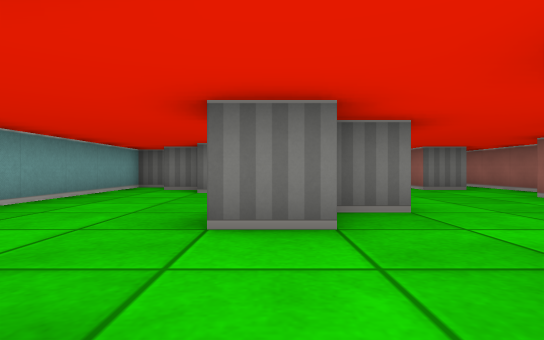
view 1 (above)

17 first-person views from a walk through a cub3D ray-caster map. The camera is about half as high as the walls, looks level and sees 80° across. The floor is counted in squares. Each view is taken from the middle of a square. On the plan, view 1 faces up. The plan holds only what a view shows up to about 9 squares ahead; the rest is blank.

view 2
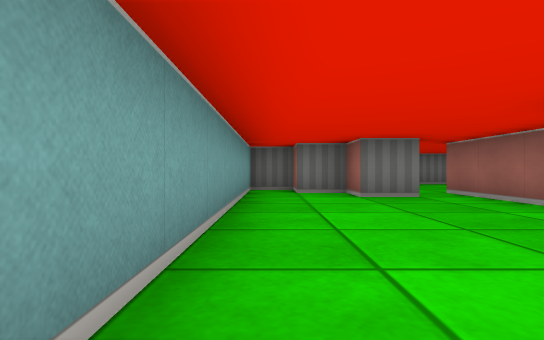

view 3
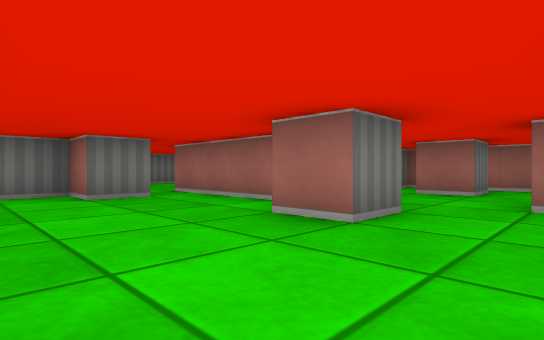

view 4
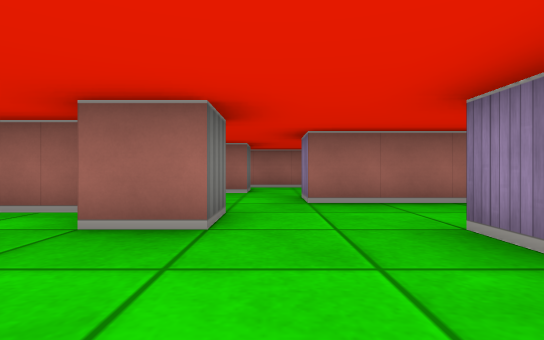

view 5
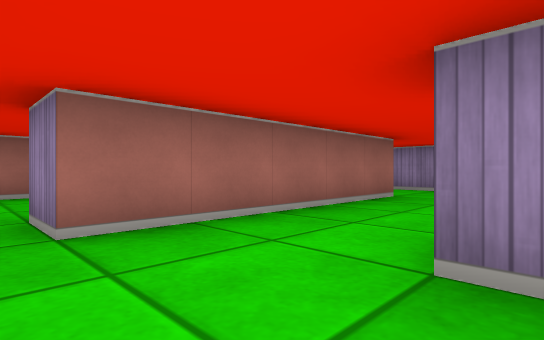

view 6
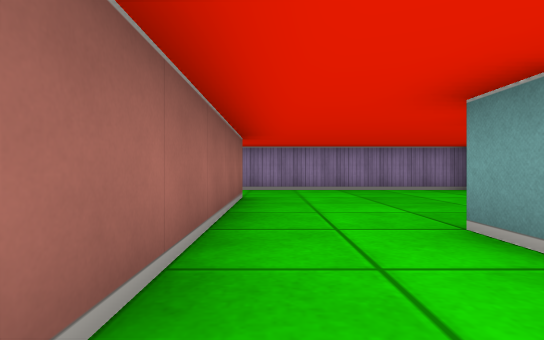

view 7
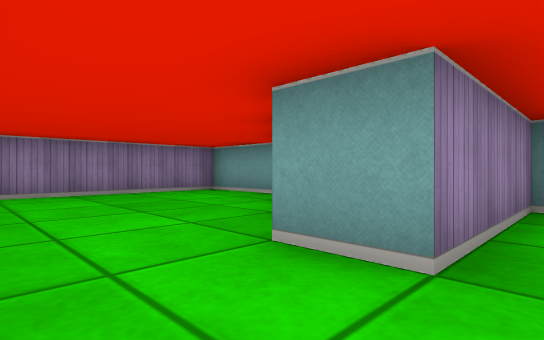

view 8
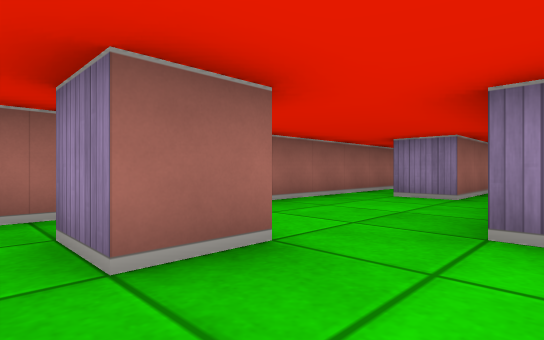

view 9
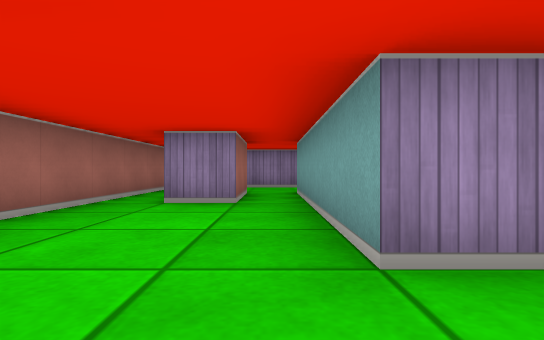

view 10
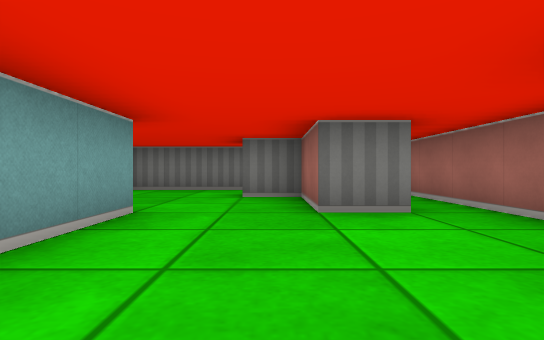

view 11
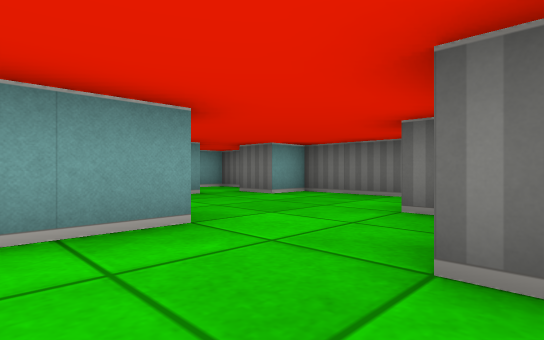

view 12
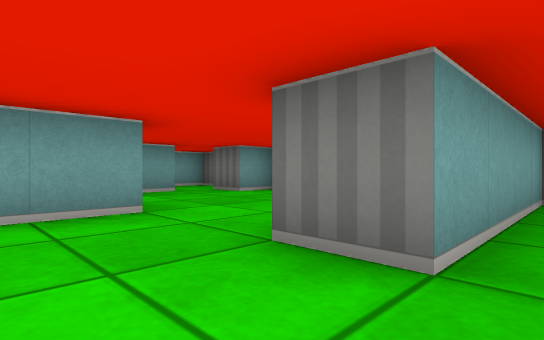

view 13
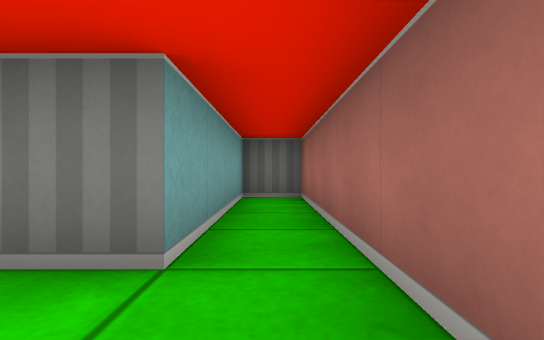

view 14
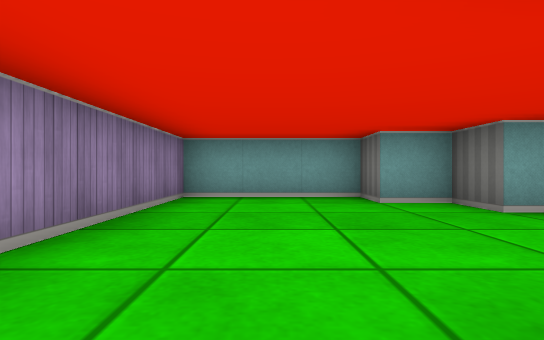

view 15
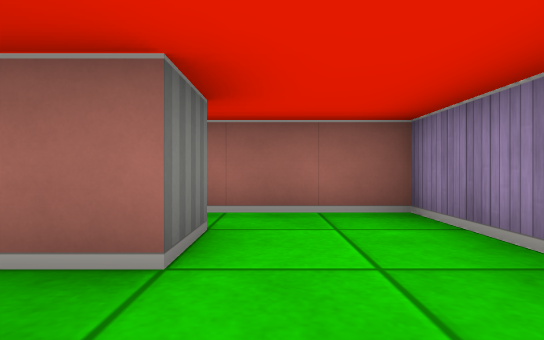

view 16
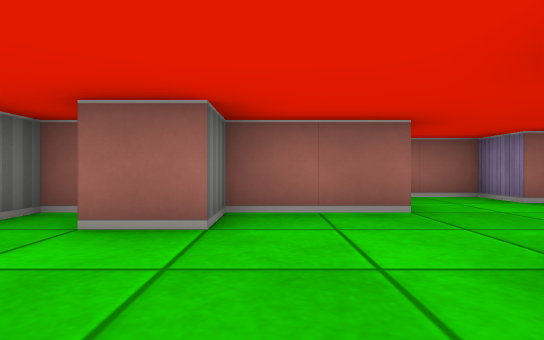

view 17
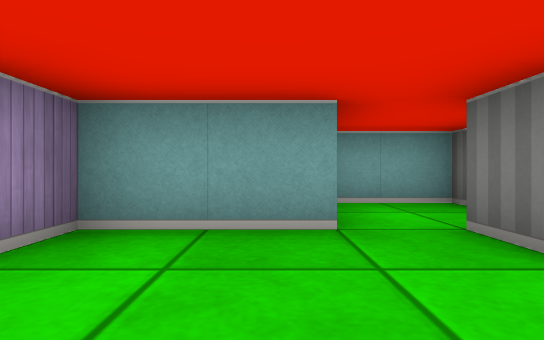

### Floor plan
Ten units are one square. View 1 is at (0, 0); x grows to the right and y downward. Boxes are objects, and circles mark ways between rooms. Rooms are numbered by the first view taken in them; rooms with no view inside come last. Other rooms are left out.
<svg viewBox="-40 -120 100 180">
<path fill="none" stroke="#000" d="M15 35 15 -5M-15 10 -15 15 -25 15 -25 25 -35 25 -35 55 25 55M-5 -5 -5 5M5 -40 5 -75M5 -25 -5 -25 -5 -35M15 -35 6 -35M-4 -65 -15 -65 -15 -75 -25 -75 -25 -85 -35 -85 -35 -5 -5 -5M15 -5 15 -15 25 -15M45 -25 35 -25 35 -35 45 -35M45 -55 55 -55 55 -115 45 -115 45 -75 35 -75M25 -15 25 15M15 -76 15 -58M35 15 45 15M55 35 55 -45M-15 -95 -15 -75 -8 -75M35 -75 35 -95 25 -95 25 -105M35 -110 35 -115 -5 -115 -5 -105 -15 -105M25 55 45 55M45 35 35 35 35 15M25 15 25 35M-26 -115 -35 -115 -35 -99M45 55 55 55 55 35"/>
<circle cx="5" cy="0" r="3" fill="#2a7"/>
<circle cx="20" cy="45" r="3" fill="#2a7"/>
<circle cx="20" cy="-20" r="3" fill="#2a7"/>
<circle cx="0" cy="-70" r="3" fill="#2a7"/>
<circle cx="25" cy="-80" r="3" fill="#2a7"/>
<circle cx="30" cy="25" r="3" fill="#2a7"/>
<circle cx="50" cy="25" r="3" fill="#2a7"/>
<circle cx="-20" cy="-100" r="3" fill="#2a7"/>
<circle cx="40" cy="45" r="3" fill="#2a7"/>
<text x="0" y="30">1</text>
<text x="-10" y="-40">2</text>
<text x="40" y="-40">3</text>
<text x="10" y="-90">4</text>
<text x="30" y="40">5</text>
<text x="-30" y="-110">6</text>
<text x="50" y="40">7</text>
</svg>
Room 1 opens to room 2. Room 1 opens to room 5. Room 2 opens to room 3. Room 2 opens to room 4. Room 3 opens to room 4. Room 3 opens to room 5. Room 3 opens to room 7. Room 4 opens to room 6. Room 5 opens to room 7.

Where each view was taken, in squares from view 1:
view 1: 0 up, 0 right, facing up
view 2: 1 up, 3 left, facing up
view 3: 1 up, 3 left, facing up-right
view 4: 2 up, 3 left, facing right
view 5: 2 up, 1 left, facing down-right
view 6: 2 up, 1 right, facing down
view 7: 1 up, 1 right, facing down-left
view 8: 4 up, 2 right, facing down-right
view 9: 3 up, 3 right, facing down
view 10: 4 up, 3 right, facing up
view 11: 6 up, 4 right, facing up-left
view 12: 6 up, 5 right, facing up-left
view 13: 6 up, 5 right, facing up
view 14: 4 down, 2 right, facing left
view 15: 4 down, 2 right, facing right
view 16: 9 up, 0 right, facing right
view 17: 9 up, 1 right, facing left
